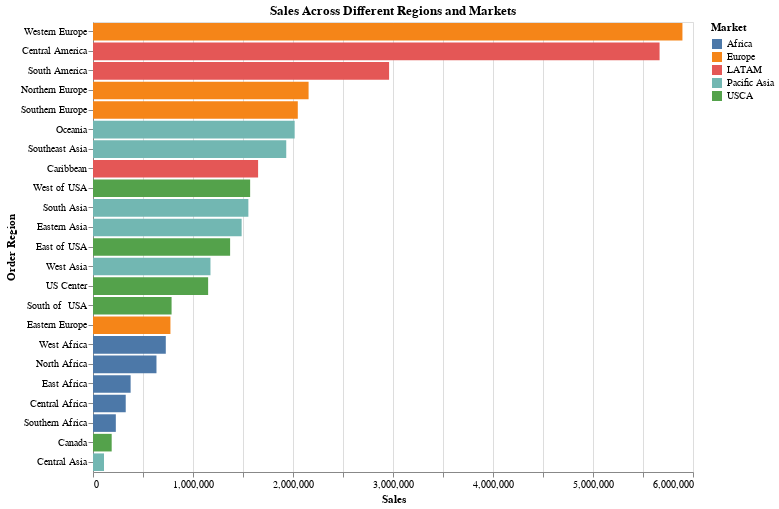

Notebook cell for this chart:
### Code cell
chartSales = alt.Chart(grouped_sales).mark_bar(orient="horizontal").encode(
    y=alt.Y("Order Region:N", sort="-x"),
    x="Sales:Q",
    color="Market",
    tooltip=["Order Region", "Market", "Sales"]
).properties(
    title="Sales Across Different Regions and Markets",
    width=600,
    height=450
)

chartSales

### Figure 1 — Vega-Lite specification as saved in the notebook (floating-point values rounded to 4 significant figures)
{"config": {"view": {"continuousWidth": 400, "continuousHeight": 300}}, "data": {"name": "data-a4ac6ff45252cea433d3a85d8f14bb1d"}, "mark": {"type": "bar", "orient": "horizontal"}, "encoding": {"color": {"field": "Market", "type": "nominal"}, "tooltip": [{"field": "Order Region", "type": "nominal"}, {"field": "Market", "type": "nominal"}, {"field": "Sales", "type": "quantitative"}], "x": {"field": "Sales", "type": "quantitative"}, "y": {"field": "Order Region", "sort": "-x", "type": "nominal"}}, "height": 450, "title": "Sales Across Different Regions and Markets", "width": 600, "$schema": "https://vega.github.io/schema/vega-lite/v4.17.0.json", "datasets": {"data-a4ac6ff45252cea433d3a85d8f14bb1d": [{"Order Region": "Canada", "Market": "USCA", "Sales": 186900.0}, {"Order Region": "Caribbean", "Market": "LATAM", "Sales": 1651000.0}, {"Order Region": "Central Africa", "Market": "Africa", "Sales": 327300.0}, {"Order Region": "Central America", "Market": "LATAM", "Sales": 5666000.0}, {"Order Region": "Central Asia", "Market": "Pacific Asia", "Sales": 109800.0}, {"Order Region": "East Africa", "Market": "Africa", "Sales": 376200.0}, {"Order Region": "East of USA", "Market": "USCA", "Sales": 1371000.0}, {"Order Region": "Eastern Asia", "Market": "Pacific Asia", "Sales": 1486000.0}, {"Order Region": "Eastern Europe", "Market": "Europe", "Sales": 774300.0}, {"Order Region": "North Africa", "Market": "Africa", "Sales": 634800.0}, {"Order Region": "Northern Europe", "Market": "Europe", "Sales": 2156000.0}, {"Order Region": "Oceania", "Market": "Pacific Asia", "Sales": 2017000.0}, {"Order Region": "South America", "Market": "LATAM", "Sales": 2961000.0}, {"Order Region": "South Asia", "Market": "Pacific Asia", "Sales": 1554000.0}, {"Order Region": "South of  USA ", "Market": "USCA", "Sales": 785800.0}, {"Order Region": "Southeast Asia", "Market": "Pacific Asia", "Sales": 1932000.0}, {"Order Region": "Southern Africa", "Market": "Africa", "Sales": 228300.0}, {"Order Region": "Southern Europe", "Market": "Europe", "Sales": 2048000.0}, {"Order Region": "US Center ", "Market": "USCA", "Sales": 1151000.0}, {"Order Region": "West Africa", "Market": "Africa", "Sales": 728000.0}, {"Order Region": "West Asia", "Market": "Pacific Asia", "Sales": 1175000.0}, {"Order Region": "West of USA ", "Market": "USCA", "Sales": 1571000.0}, {"Order Region": "Western Europe", "Market": "Europe", "Sales": 5894000.0}]}}
